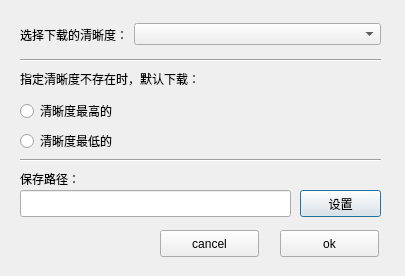
<?xml version="1.0" encoding="UTF-8"?>
<ui version="4.0">
 <class>Dialog</class>
 <widget class="QDialog" name="Dialog">
  <property name="geometry">
   <rect>
    <x>0</x>
    <y>0</y>
    <width>405</width>
    <height>276</height>
   </rect>
  </property>
  <property name="sizePolicy">
   <sizepolicy hsizetype="Minimum" vsizetype="Preferred">
    <horstretch>0</horstretch>
    <verstretch>0</verstretch>
   </sizepolicy>
  </property>
  <property name="windowTitle">
   <string>Dialog</string>
  </property>
  <widget class="QRadioButton" name="RadioHigh">
   <property name="geometry">
    <rect>
     <x>20</x>
     <y>100</y>
     <width>117</width>
     <height>22</height>
    </rect>
   </property>
   <property name="text">
    <string>清晰度最高的</string>
   </property>
  </widget>
  <widget class="QRadioButton" name="RadioLow">
   <property name="geometry">
    <rect>
     <x>20</x>
     <y>130</y>
     <width>117</width>
     <height>22</height>
    </rect>
   </property>
   <property name="font">
    <font>
     <underline>false</underline>
     <strikeout>false</strikeout>
    </font>
   </property>
   <property name="text">
    <string>清晰度最低的</string>
   </property>
  </widget>
  <widget class="QLabel" name="label_2">
   <property name="geometry">
    <rect>
     <x>20</x>
     <y>70</y>
     <width>231</width>
     <height>17</height>
    </rect>
   </property>
   <property name="text">
    <string>指定清晰度不存在时，默认下载：</string>
   </property>
  </widget>
  <widget class="Line" name="line">
   <property name="geometry">
    <rect>
     <x>20</x>
     <y>50</y>
     <width>361</width>
     <height>20</height>
    </rect>
   </property>
   <property name="orientation">
    <enum>Qt::Horizontal</enum>
   </property>
  </widget>
  <widget class="Line" name="line_2">
   <property name="geometry">
    <rect>
     <x>20</x>
     <y>150</y>
     <width>361</width>
     <height>20</height>
    </rect>
   </property>
   <property name="orientation">
    <enum>Qt::Horizontal</enum>
   </property>
  </widget>
  <widget class="QLabel" name="label_3">
   <property name="geometry">
    <rect>
     <x>20</x>
     <y>170</y>
     <width>81</width>
     <height>17</height>
    </rect>
   </property>
   <property name="text">
    <string>保存路径：</string>
   </property>
  </widget>
  <widget class="QLineEdit" name="lineEdit">
   <property name="geometry">
    <rect>
     <x>20</x>
     <y>190</y>
     <width>271</width>
     <height>27</height>
    </rect>
   </property>
  </widget>
  <widget class="QPushButton" name="pBSetPath">
   <property name="geometry">
    <rect>
     <x>300</x>
     <y>190</y>
     <width>81</width>
     <height>27</height>
    </rect>
   </property>
   <property name="text">
    <string>设置</string>
   </property>
  </widget>
  <widget class="QWidget" name="layoutWidget">
   <property name="geometry">
    <rect>
     <x>20</x>
     <y>20</y>
     <width>361</width>
     <height>29</height>
    </rect>
   </property>
   <layout class="QHBoxLayout" name="horizontalLayout">
    <item>
     <widget class="QLabel" name="label">
      <property name="sizePolicy">
       <sizepolicy hsizetype="Minimum" vsizetype="Preferred">
        <horstretch>0</horstretch>
        <verstretch>0</verstretch>
       </sizepolicy>
      </property>
      <property name="text">
       <string>选择下载的清晰度：</string>
      </property>
     </widget>
    </item>
    <item>
     <widget class="QComboBox" name="comboBox">
      <property name="sizePolicy">
       <sizepolicy hsizetype="Expanding" vsizetype="Fixed">
        <horstretch>0</horstretch>
        <verstretch>0</verstretch>
       </sizepolicy>
      </property>
     </widget>
    </item>
   </layout>
  </widget>
  <widget class="QPushButton" name="pBOk">
   <property name="geometry">
    <rect>
     <x>280</x>
     <y>230</y>
     <width>99</width>
     <height>27</height>
    </rect>
   </property>
   <property name="text">
    <string>ok</string>
   </property>
  </widget>
  <widget class="QPushButton" name="pBCancel">
   <property name="geometry">
    <rect>
     <x>160</x>
     <y>230</y>
     <width>99</width>
     <height>27</height>
    </rect>
   </property>
   <property name="text">
    <string>cancel</string>
   </property>
  </widget>
 </widget>
 <resources/>
 <connections/>
</ui>
